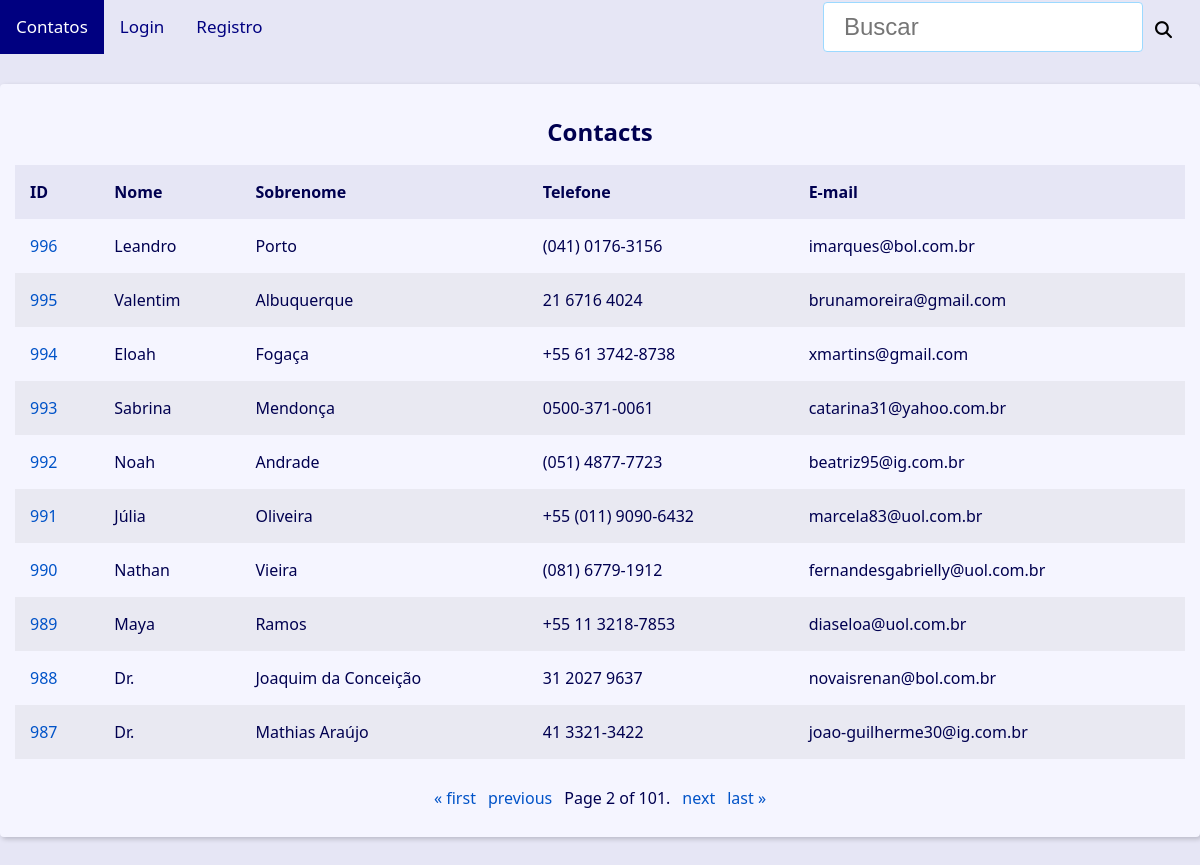
The page /?page=2&q= on the database its author committed.
### contact/models.py (models this page shows, shortened)
class Contact(models.Model):
    first_name = models.CharField(max_length=50)
    last_name = models.CharField(max_length=50, blank=True)
    phone = models.CharField(max_length=50)
    email = models.EmailField(max_length=254, blank=True, verbose_name='E-mail')
    created_date = models.DateTimeField(default=timezone.now)
    description = models.TextField(blank=True, verbose_name='Descrição')
    show = models.BooleanField(default=True)
    picture = models.ImageField(blank=True, upload_to='pictures/%Y/%m/', verbose_name='Imagem')
    owner = models.ForeignKey(
        User,
        on_delete=models.SET_NULL,
        blank=True, null=True
    )
    category = models.ForeignKey(
        Category,
        on_delete=models.SET_NULL,
        blank=True,
        null=True,
        verbose_name='Categoria'
    )

### contact/views/contact_views.py (the view)
# urls.py: path('', views.index, name='index'),
def index(request):
    contacts = Contact.objects \
        .filter(show=True)\
        .order_by('-id')
    paginator = Paginator(contacts, 10)
    page_number = request.GET.get("page")
    page_obj = paginator.get_page(page_number)
    context = {
        'page_obj': page_obj,
        'site_title': ' - Contatos',
    }
    return render(
        request,
        'contact/index.html',
        context
    )

### contact/templates/contact/index.html
{% extends 'global/base.html' %}
{% block content %}
  {% if page_obj %}
    <div class="responsive-table">
      <table class="contacts-table">
        <caption class="table-caption ">
          Contacts
        </caption>
        <thead>
          <tr class="table-row table-row-header">
            <th class="table-header">ID</th>
            <th class="table-header">Nome</th>
            <th class="table-header">Sobrenome</th>
            <th class="table-header">Telefone</th>
            <th class="table-header">E-mail</th>
          </tr>
        </thead>
        <tbody>
          {% for contact in page_obj %}
            <tr class="table-row">
              <td class="table-cel">
                <a
                  class="table-link"
                  href="{% url 'contact:contact' contact.id %}"
                >
                  {{ contact.id }}
                </a>
              </td>
              <td class="table-cel">
                {{ contact.first_name }}
              </td>
              <td class="table-cel">
                {{ contact.last_name }}
              </td>
              <td class="table-cel">
                {{ contact.phone }}
              </td>
              <td class="table-cel">
                {{ contact.email }}
              </td>
            </tr>
          {% endfor %}
        </tbody>
      </table>
    </div>
  {% else %}
    <div class="single-contact">
      <h1 class="single-contact-name">
        <p align="center">Nenhum contato encontrado.</p>
      </h1>
    </div>
  {% endif %}
{% endblock content %}

### base/static/global/css/style.css (style rules this page uses)
:root { --spacing: 1.5rem; --link-dark-color: rgb(0, 83, 200); --link-light-color: rgb(156, 217, 255); --clr-white: rgb(245, 245, 255); --clr-blue: rgb(0, 0, 80); --clr-light-gray: rgb(230, 230, 245); --clr-dark-shadow-5: rgba(0, 0, 10, 5%); --clr-dark-shadow-10: rgba(0, 0, 10, 10%); --clr-dark-shadow-20: rgba(0, 0, 10, 20%); --clr-light-shadow-5: rgba(200, 200, 255, 5%); --clr-light-shadow-10: rgba(200, 200, 255, 20%); --clr-light-shadow-20: rgba(200, 200, 255, 20%); --main-page-width: 120rem; --table-min-width: 60rem; --biggest-font-size: 5rem; --bigger-font-size: 4rem; --big-font-size: 3.2rem; --medium-font-size: 2.4rem; --small-font-size: 1.6rem; --smaller-font-size: 1.4rem; --smallest-font-size: 1.2rem; --transition-fast: 300ms; --transition-medium: 600ms; --transition-slow: 1s; --default-border-radius: 4px; }
*, *::before, *::after { margin: 0; padding: 0; box-sizing: border-box; }
html { font-size: 62.5%; }
body { font-family: system-ui, -apple-system, BlinkMacSystemFont, 'Segoe UI', Roboto, Oxygen, Ubuntu, Cantarell, 'Open Sans', 'Helvetica Neue', sans-serif; line-height: 1.5; font-size: var(--small-font-size); color: var(--clr-blue); -webkit-font-smoothing: antialiased; background: var(--clr-light-gray); }
.responsive-table { width: 100%; overflow-x: auto; }
.contacts-table { width: 100%; min-width: var(--table-min-width); border-collapse: collapse; }
.table-caption { font-size: var(--medium-font-size); font-weight: bold; padding: var(--spacing); }
.table-row { text-align: left; text-overflow: ellipsis; transition: background-color var(--transition-fast) ease-in-out; }
.table-row:nth-of-type(2n) { background: var(--clr-dark-shadow-5); }
.table-row-header { background: var(--clr-light-gray); color: var(--clr-blue); }
.table-cel, .table-header { padding: var(--spacing); }
.table-link { color: var(--link-dark-color); transition: color var(--transition-fast) ease-in-out; text-decoration: none; }

### rows shown on the page
Contact: id "996", first_name "Leandro", last_name "Porto", phone "(041) 0176-3156", email "imarques@bol.com.br"
Contact: id "995", first_name "Valentim", last_name "Albuquerque", phone "21 6716 4024", email "brunamoreira@gmail.com"
Contact: id "994", first_name "Eloah", last_name "Fogaça", phone "+55 61 3742-8738", email "xmartins@gmail.com"
Contact: id "993", first_name "Sabrina", last_name "Mendonça", phone "0500-371-0061", email "catarina31@yahoo.com.br"
Contact: id "992", first_name "Noah", last_name "Andrade", phone "(051) 4877-7723", email "beatriz95@ig.com.br"
Contact: id "991", first_name "Júlia", last_name "Oliveira", phone "+55 (011) 9090-6432", email "marcela83@uol.com.br"
Contact: id "990", first_name "Nathan", last_name "Vieira", phone "(081) 6779-1912", email "fernandesgabrielly@uol.com.br"
Contact: id "989", first_name "Maya", last_name "Ramos", phone "+55 11 3218-7853", email "diaseloa@uol.com.br"
Contact: id "988", first_name "Dr.", last_name "Joaquim da Conceição", phone "31 2027 9637", email "novaisrenan@bol.com.br"
Contact: id "987", first_name "Dr.", last_name "Mathias Araújo", phone "41 3321-3422", email "joao-guilherme30@ig.com.br"

### other values the page prints
{{ page_obj.number }} "2"
{{ page_obj.paginator.num_pages }} "101"
